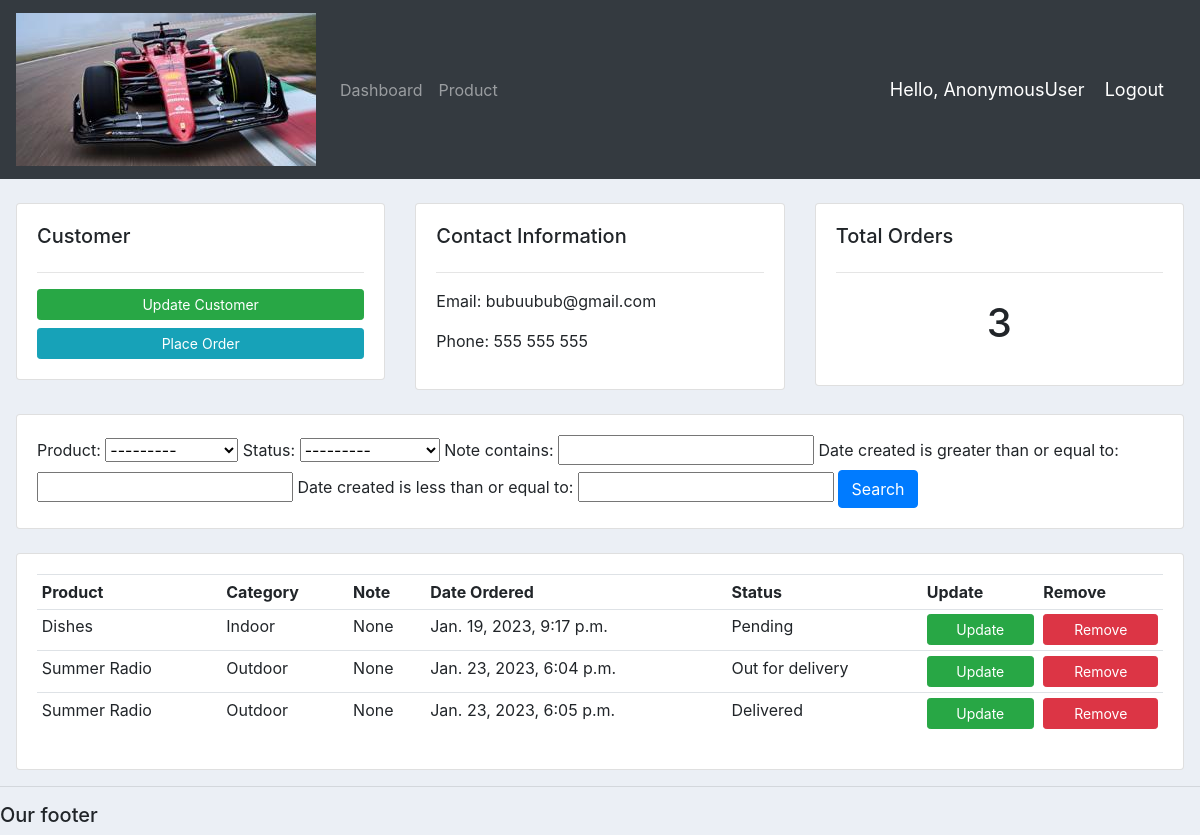
/customer/1, run on an earlier commit of the app's database.
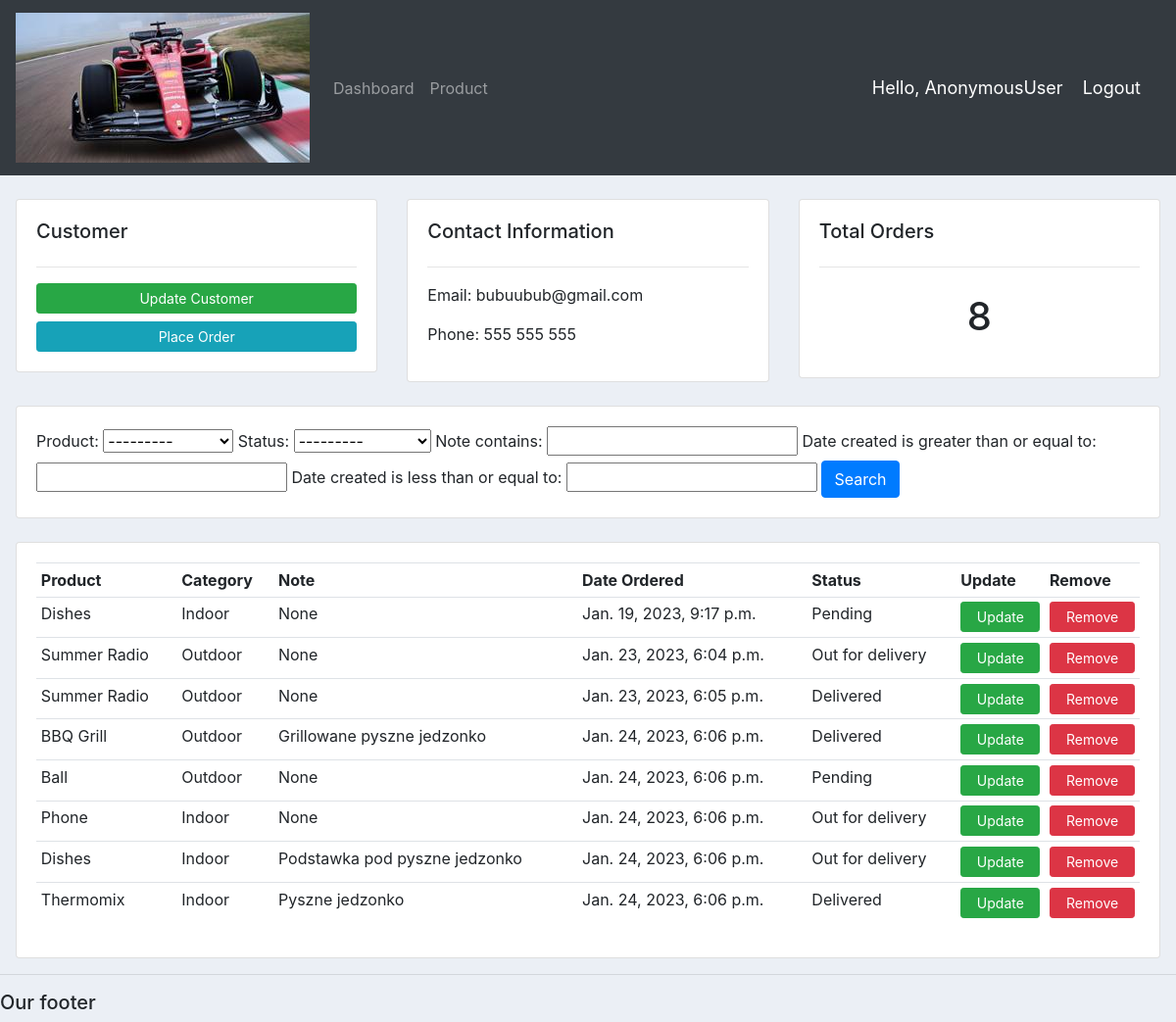
And on a later commit of the database.
### accounts/models.py (models this page shows, shortened)
class Order(models.Model):
    STATUS = (
        ('Pending', 'Pending'), #(A,B) - A -> Value to be set, B -> value seen in the list
        ('Out for delivery', 'Out for delivery'),
        ('Delivered', 'Delivered'),
    )
    customer = models.ForeignKey(Customer, null=True, on_delete= models.SET_NULL)
    product = models.ForeignKey(Product, null=True, on_delete= models.SET_NULL)
    status = models.CharField(max_length=200, null=True, choices=STATUS)
    date_created = models.DateTimeField(auto_now_add=True, null=True)
    note = models.CharField(max_length=1000, null=True)

class Product(models.Model):
    CATEGORY = (
        ('Indoor', 'Indoor'),
        ('Outdoor', 'Outdoor'),
    )
    name = models.CharField(max_length=200, null=True)
    price = models.FloatField(null=True)
    category = models.CharField(max_length=200, null=True, choices=CATEGORY)
    description = models.CharField(max_length=200, null=True)
    tags = models.ManyToManyField(Tag)
    date_created = models.DateTimeField(auto_now_add=True, null=True)
    def __str__(self):
        return self.name

### accounts/views.py (the view)
# urls.py: path('customer/<str:pk>', views.customer, name="crm-customer"),
def customer(request, pk):
    customer = Customer.objects.get(id=pk)
    orders = customer.order_set.all()
    orders_count = orders.count()
    myFilter = OrderFilter(request.GET, queryset=orders)
    orders = myFilter.qs
    context = {
        'customer': customer,
        'orders': orders,
        'orders_count': orders_count,
        'myFilter': myFilter,
    }
    return render(request, 'accounts/customer.html', context)

### accounts/templates/accounts/customer.html
{% extends 'accounts/main.html' %}
{% block content %}
<br>
<div class="ml-3 mr-3">
    <div class="row">
        <div class="col-md">
            <div class="card card-body">
                <h5> Customer </h5>
                <hr>
                <a class="btn btn-success btn-sm btn-block" href="#"> Update Customer </a>
                <a class="btn btn-info btn-sm btn-block" href="{% url 'crm-create-order' customer.id %}"> Place Order </a>
            </div>
        </div>
        <div class="col-md">
            <div class="card card-body">
                <h5> Contact Information </h5>
                <hr>
                <p> Email: {{customer.email}}</p>
                <p> Phone: {{customer.phone}}</p>
            </div>
        </div>
        <div class="col-md">
            <div class="card card-body">
                <h5> Total Orders </h5>
                <hr>
                <h1 style="text-align: center; padding: 10px">{{ orders_count }}</h1>
            </div>
        </div>
    </div>
    <br>
    <div class="row">
        <div class="col">
            <div class="card card-body">
                <form action="" method="get">
                    {{myFilter.form}}
                    <button class="btn btn-primary" type="submit"> Search </button>
                </form>
            </div>
        </div>
    </div>
    <br>
    <div class="row">
        <div class="col-md">
            <div class="card card-body">
                <table class="table table-sm">
                    <tr>
                        <th>Product</th>
                        <th>Category</th>
                        <th>Note</th>
                        <th>Date Ordered</th>
                        <th>Status</th>
                        <th>Update</th>
                        <th>Remove</th>
                    </tr>
                    {% for order in orders %}
                    <tr>
                        <td> {{order.product}} </td>
                        <td> {{order.product.category}} </td>
                        <td> {{order.note}} </td>
                        <td> {{order.date_created}} </td>
                        <td> {{order.status}} </td>
                        <td> <a href="{% url 'crm-update-order' order.id %}" class="btn btn-success btn-sm btn-block"> Update </a></td>
                        <td> <a href="{% url 'crm-delete-order' order.id %}" class="btn btn-danger btn-sm btn-block"> Remove </a> </td>
                    </tr>
                    {% endfor %}
                </table>
            </div>
        </div>
    </div>
</div>
{% endblock %}

What changed in the data, as far as the page shows it:
added Order: product "BBQ Grill", product.category "Outdoor", note "Grillowane pyszne jedzonko", date_created "Jan. 24, 2023, 6:06 p.m.", status "Delivered"
added Order: product "Ball", product.category "Outdoor", note "None", date_created "Jan. 24, 2023, 6:06 p.m.", status "Pending"
added Order: product "Phone", product.category "Indoor", note "None", date_created "Jan. 24, 2023, 6:06 p.m.", status "Out for delivery"
added Order: product "Dishes", product.category "Indoor", note "Podstawka pod pyszne jedzonko", date_created "Jan. 24, 2023, 6:06 p.m.", status "Out for delivery"
added Order: product "Thermomix", product.category "Indoor", note "Pyszne jedzonko", date_created "Jan. 24, 2023, 6:06 p.m.", status "Delivered"
Also different on the page:
{{ orders_count }}: "3" → "8"
